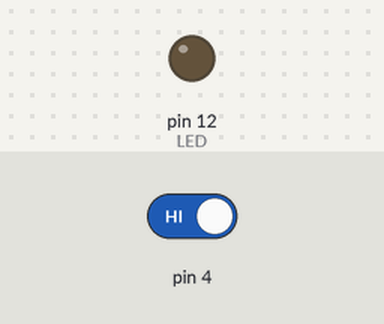
This sketch was run on a simulated Arduino Uno, built with avr-gcc and run on an emulated ATmega328P. Parts: output pins drawn as LEDs (lit = HIGH). Inputs (shaded band) come from the test bench; at power-on: pin 4 HIGH.

Above: at 1.2 s.
1.3 s: pin 4 driven LOW
At 2.5 s:
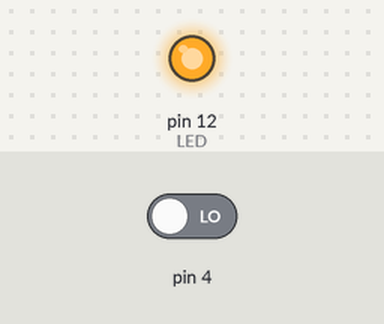
2.8 s: pin 4 driven HIGH
At 3.9 s:
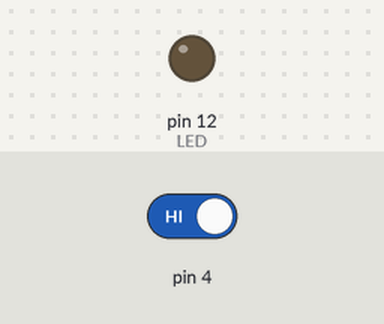
Timing chart, 0 to 5.8 s (numbered marks = the images above; inputs shaded):
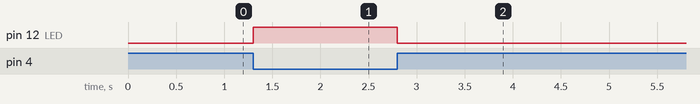

Measured:
- after the input at 1.3 s, pin 12 (LED): LOW → HIGH at once
- after the input at 2.8 s, pin 12 (LED): HIGH → LOW at once

The sketch:

IR_Arduino.ino
```cpp
void setup() {
  // put your setup code here, to run once:
pinMode(4,INPUT);
pinMode(12,OUTPUT);//LED
}

void loop() {
  // put your main code here, to run repeatedly:
if(digitalRead(4)==LOW){
  digitalWrite(12,HIGH);
}
else{
  digitalWrite(12,LOW);
}
}
```
